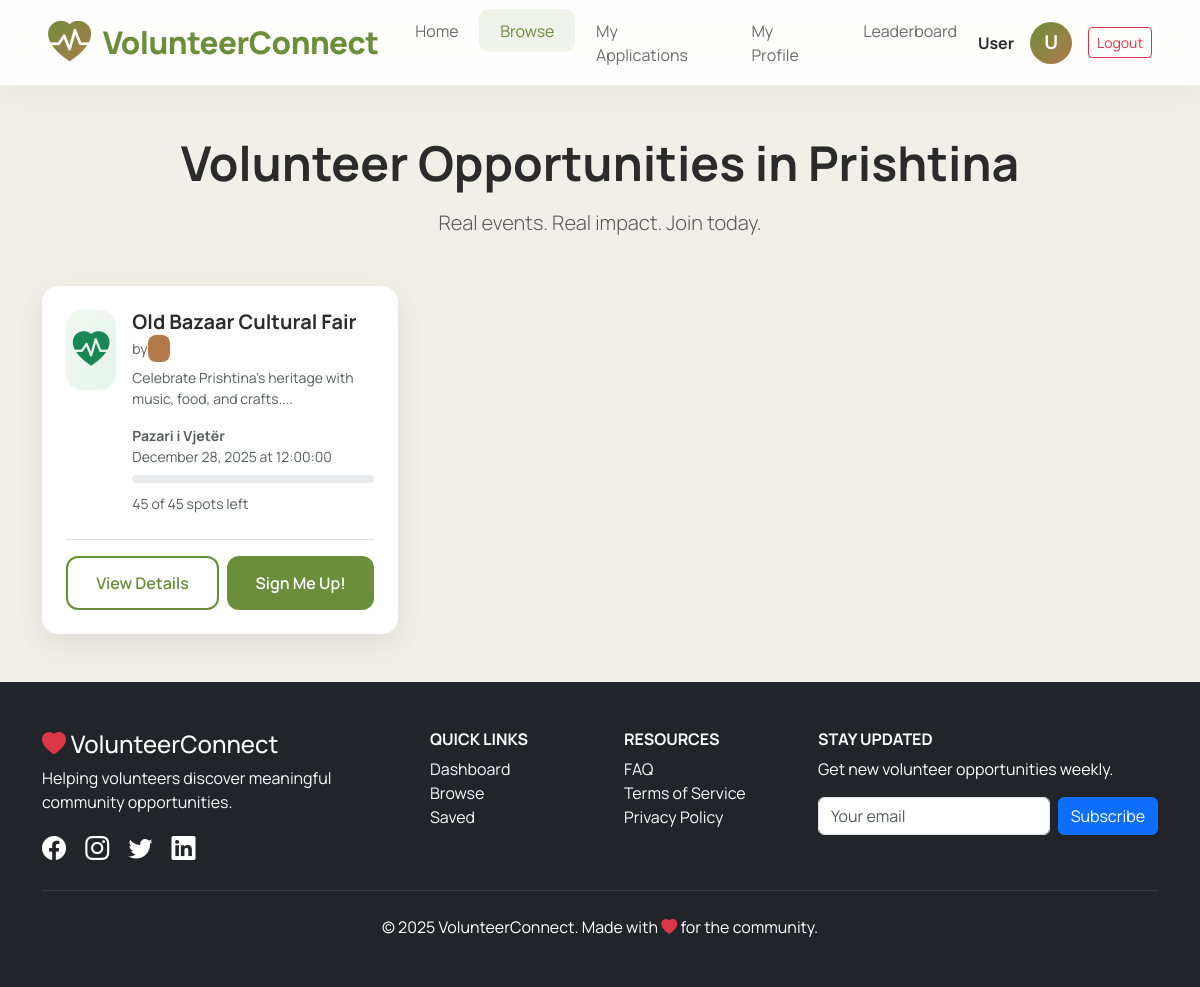
/public_browse.php (signed in), run on the app's committed database.
### tables this page shows
CREATE TABLE opportunities (
    id INT AUTO_INCREMENT PRIMARY KEY,
    title VARCHAR(255) NOT NULL,
    description TEXT NOT NULL,
    category VARCHAR(50) DEFAULT 'General',
    location_name VARCHAR(255) NOT NULL,
    latitude DECIMAL(10,8) NULL,
    longitude DECIMAL(11,8) NULL,
    date DATE NOT NULL,
    time TIME NULL,
    slots INT DEFAULT 20,
    filled_slots INT DEFAULT 0,
    organization_id INT NOT NULL,
    created_at TIMESTAMP DEFAULT CURRENT_TIMESTAMP,
    FOREIGN KEY (organization_id) REFERENCES users(id) ON DELETE CASCADE,
    INDEX idx_date (date),
    INDEX idx_category (category)
);

### public_browse.php (the view, shortened to what this page needs)
<?php
require_once 'config/config.php';
include_once 'includes/header.php';
$is_logged_in = !empty($_SESSION['logged_in']);
$stmt = $conn->prepare("
    SELECT o.*, u.name AS org_name,
           (o.slots - COALESCE(COUNT(CASE WHEN a.status = 'confirmed' THEN 1 END), 0)) AS spots_left
    FROM opportunities o
    LEFT JOIN users u ON o.organization_id = u.id
    LEFT JOIN applications a ON o.id = a.opportunity_id AND a.status = 'confirmed'
    WHERE o.date >= CURDATE()
    GROUP BY o.id
    ORDER BY o.date ASC, o.created_at DESC
");
$stmt->execute();
$opportunities = $stmt->fetchAll();
$applied_opps = [];
?>
<link href="https://unpkg.com/leaflet@1.9.4/dist/leaflet.css" rel="stylesheet">
<div class="container my-5">
    <h1 class="display-5 fw-bold text-center mb-3">Volunteer Opportunities in Prishtina</h1>
    <p class="lead text-muted text-center mb-5">Real events. Real impact. Join today.</p>
    <?php if (empty($opportunities)): ?>
        <div class="text-center py-5">
            <h4 class="text-muted">No opportunities available right now</h4>
            <p>Check back soon — new events are posted daily!</p>
        </div>
    <?php else: ?>
        <div class="row g-4">
            <?php foreach ($opportunities as $opp):
                $isFull = ($opp['spots_left'] <= 0);
                $alreadyApplied = in_array($opp['id'], $applied_opps);
                $lat = $opp['latitude'] ?? 42.6629;
                $lng = $opp['longitude'] ?? 21.1655;
            ?>
                <div class="col-md-6 col-lg-4">
                    <div class="opp-card h-100 d-flex flex-column">
                        <div class="d-flex gap-3 flex-grow-1">
                            <div style="width:80px;height:80px;background:linear-gradient(120deg,#f0f9f0,#e6f4ea);border-radius:16px;display:flex;align-items:center;justify-content:center">
                                <i class="bi bi-heart-pulse-fill text-success" style="font-size:2.3rem"></i>
                            </div>
                            <div class="flex-grow-1">
                                <h5 class="fw-bold mb-1"><?=htmlspecialchars($opp['title'])?></h5>
                                <p class="small text-muted mb-2">by <span class="org-badge"><?=htmlspecialchars($opp['org_name'])?></span></p>
                                <p class="small text-muted mb-3"><?=htmlspecialchars(substr($opp['description'],0,100))?>...</p>
                                <ul class="list-unstyled small text-muted mb-2">
                                    <li><strong><?=htmlspecialchars($opp['location_name'])?></strong></li>
                                    <li><?=date('F j, Y', strtotime($opp['date']))?> <?= $opp['time'] ? 'at '.$opp['time'] : '' ?></li>
                                </ul>
                                <div class="progress mb-2" style="height:8px">
                                </div>
                                <small class="text-muted"><?=$opp['spots_left']?> of <?=$opp['slots']?> spots left</small>
                            </div>
                        </div>
                        <div class="mt-4 pt-3 border-top" id="apply-section-<?=$opp['id']?>">
                            <?php if (!$is_logged_in): ?>
                                <a href="auth/login.php" class="btn btn-outline-secondary w-100">Login to Apply</a>
                            <?php elseif (IS_BLOCKED_USER): ?>
                                <button class="btn btn-secondary w-100" disabled>Cannot Apply</button>
                            <?php elseif ($alreadyApplied): ?>
                                <div class="state pending">Application Sent!<br><small>We'll contact you soon</small></div>
                            <?php elseif ($isFull): ?>
                                <div class="state full">Event is Full</div>
                            <?php else: ?>
                                <div class="d-grid gap-2 d-md-flex">
                                    <button class="btn btn-details flex-fill view-details-btn"
                                            data-opp-title="<?=htmlspecialchars($opp['title'])?>"
                                            data-opp-desc="<?=htmlspecialchars($opp['description'])?>"
                                            data-opp-org="<?=htmlspecialchars($opp['org_name'])?>"
                                            data-location="<?=htmlspecialchars($opp['location_name'])?>"
                                            data-date="<?=$opp['date']?>"
                                            data-time="<?=$opp['time']?>"
                                            data-spots-left="<?=$opp['spots_left']?>"
                                            data-total-slots="<?=$opp['slots']?>"
                                            data-lat="<?=$lat?>"
                                            data-lng="<?=$lng?>"
                                            data-bs-toggle="modal" data-bs-target="#oppModal">
                                        View Details
                                    </button>
                                    <button class="btn btn-apply flex-fill apply-btn" data-opp-id="<?=$opp['id']?>">
                                        Sign Me Up!
                                    </button>
                                </div>
                            <?php endif; ?>
                        </div>
                    </div>
                </div>
            <?php endforeach; ?>
        </div>
    <?php endif; ?>
</div>
<?php include 'includes/footer.php'; ob_end_flush(); ?>

### includes/header.php (style rules this page uses)
:root { --earth-1: #f2efe9; --accent-1: #6a8e3a; --accent-2: #b27a4b; --muted: #6b6b6b; }
body { font-family: 'Manrope', 'Inter', sans-serif; background: var(--earth-1); color: #2b2b2b; margin: 0; }

### public_browse.php (style rules this page uses)
:root { --accent:#6a8e3a;--accent2:#b27a4b }
.opp-card { border-radius:16px;background:#fff;box-shadow:0 10px 30px rgba(0,0,0,.08);padding:1.5rem;transition:.3s }
.org-badge { background:var(--accent2);color:#fff;padding:.3rem .7rem;border-radius:8px;font-size:.85rem;font-weight:600 }
.btn-apply { background:var(--accent);color:#fff;border:none;border-radius:12px;padding:.8rem 1.2rem;font-weight:600 }
.btn-details { background:#fff;color:var(--accent);border:2px solid var(--accent);border-radius:12px;padding:.8rem 1.2rem;font-weight:600 }

### data on the page
opportunities: title "Old Bazaar Cultural Fair", description "Celebrate Prishtina’s heritage with music, food, and crafts.", location_name "Pazari i Vjetër", date "December 28, 2025", time "12:00:00", spots_left "45", slots "45"

### other printed values
$_SESSION['name'] "User"
substr($_SESSION['name'] ?? 'U', 0, 2) "U"
